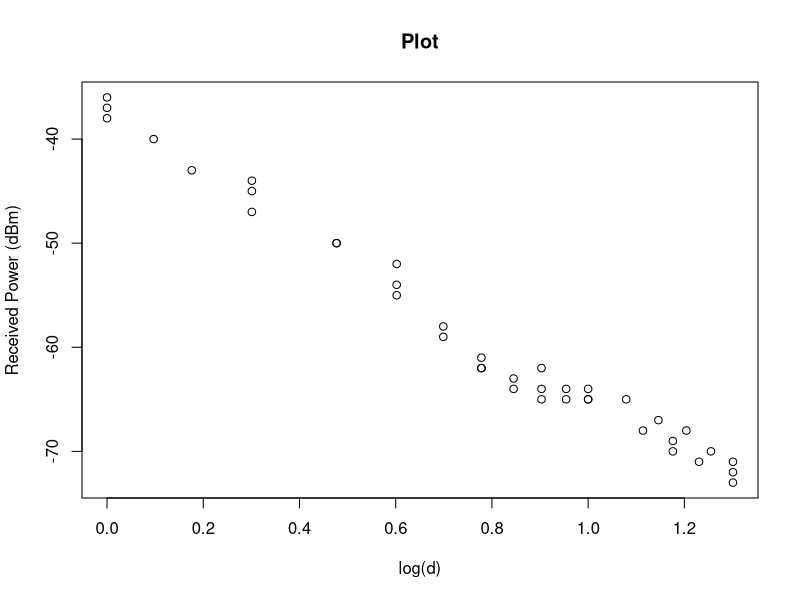
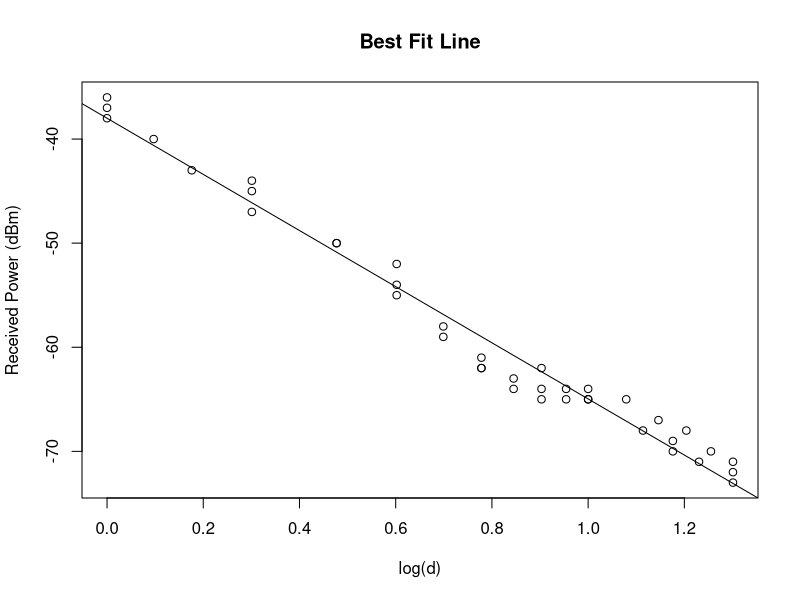

The R script that drew these images, in order:
setwd("E:/AMIT_IITK/SEM7/CS724/Assignments/2")

#library for linear regression to find the best fit line
library(lmtest)

############STEP 1####################################################################

#Reading csv
ple<-read.csv("assignment2.csv")

head(ple)

###Plotting
plot(ple$LOGd,ple$ReceivedPower_dBm,main="Plot",xlab="log(d)", ylab="Received Power (dBm)")

#Finding best fit line: Intercept and Coefficient
model_1 <- lm(ReceivedPower_dBm~LOGd,data=ple)
model_1

#Best fit line
plot(ple$LOGd,ple$ReceivedPower_dBm,main="Best Fit Line",abline(lm(ReceivedPower_dBm~LOGd,data=ple)),
     xlab="log(d)", ylab="Received Power (dBm)")

#Prediction of our entries according to the best fit line
predict(model_1,ple)

#Predict received power for any distance
a<-data.frame(LOGd = 1.176091259)
predict(model_1,a)

#Error w.r.t. the best fit line
err <- ple$ReceivedPower_dBm - predict(model_1,ple)
mean(err) #mean of errors
var(err) #variance of errors

############STEP 2####################################################################

#5 more entries:
dist <- c(2,4,5,10,15)
P_r <- c(-47,-53,-58,-66,-69)

#estimated distance using the derived equation
est_dist <- 10^((-P_r-38.00)/26.96)
est_dist

#error
err2 <- dist-est_dist
mean(err2)
